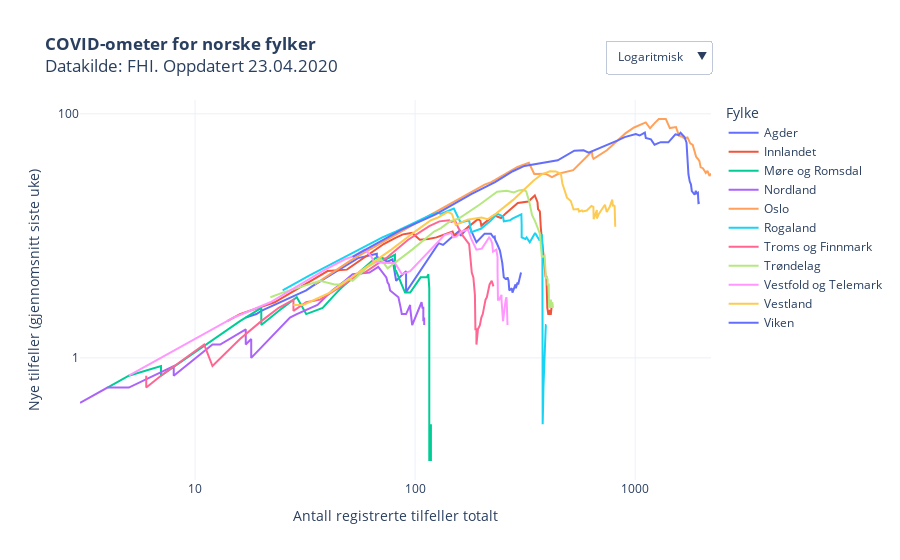

Write notebook code for a chart like this one.
### Code cell
kategori = [i for i in trejectory["Fylke"].unique()]
kategori.sort()

fig = px.scatter(trejectory, 
                 x="Totale tilfeller", 
                 y="Nye tilfeller", 
                 color="Fylke",
                 hover_name="Fylke",
                 hover_data=["variable"],
                 #animation_frame="variable",
                 #animation_group="RHF",
                 log_y=True,
                 log_x=True,
                 #category_orders={"Fylke": kategori}, 
                 #color_discrete_sequence=colorlist,
                 template = "plotly_white",
                 title = "<b>COVID-ometer for norske fylker</b><br>Datakilde: FHI. Oppdatert "+datetime.today().strftime('%d.%m.%Y'),
                 labels = {"Nye tilfeller": "Nye tilfeller (gjennomsnitt siste uke)", "variable": "Dato", "Totale tilfeller": "Antall registrerte tilfeller totalt"}    
                )

fig.update_layout(
    updatemenus = list([
    dict(type="dropdown", 
         #direction="left", 
         active=0,
         buttons=list([
            dict(label='Logaritmisk',
                 method='update',
                 args=[{'visible': [True]},
                       {'yaxis': {'type': 'log',
                                  "title": "Nye tilfeller (gjennomsnitt siste uke)",
                                  #"range":[0,9900],
                                  "nticks":3},
                       'xaxis': {'type': 'log',
                                 "title": "Antall registrerte tilfeller totalt",
                                "nticks":4}}
                      ]),
            dict(label='Lineær',
                 method='update',
                 args=[{'visible': [True]},
                       {'yaxis': {'type': 'linear',
                                  "title": "Nye tilfeller (gjennomsnitt siste uke)",
                                  #"range":[0,2000],
                                 },
                      'xaxis': {'type': 'linear',
                               "title": "Antall registrerte tilfeller totalt"}}])
            ]),
            showactive=True,
            x=1,
            xanchor="right",
            y=1.07,
            yanchor="bottom"
        )
    ]))

fig.update_yaxes(nticks=3)
fig.update_xaxes(nticks=4)

fig.update_traces(mode="lines")

fig.update_layout(autosize=True,
    #margin=dict(l=100, r=100, t=150, b=0),
    paper_bgcolor='rgba(0, 0, 0, 0)',
    #plot_bgcolor='rgb(248, 248, 255),'
                 )
                  
py.plot(fig, filename='COVID19_koronatrenden.html', auto_open=False)
fig.show()

### Figure 1 — Plotly figure (JSON) as saved in the notebook; plotly's stock layout.template omitted (floating-point values rounded to 4 significant figures)
{"data": [{"customdata": [["09 Mar"], ["10 Mar"], ["11 Mar"], ["12 Mar"], ["13 Mar"], ["14 Mar"], ["15 Mar"], ["16 Mar"], ["17 Mar"], ["18 Mar"], ["19 Mar"], ["20 Mar"], ["21 Mar"], ["22 Mar"], ["23 Mar"], ["24 Mar"], ["25 Mar"], ["26 Mar"], ["27 Mar"], ["28 Mar"], ["29 Mar"], ["30 Mar"], ["31 Mar"], ["01 Apr"], ["02 Apr"], ["03 Apr"], ["04 Apr"], ["05 Apr"], ["06 Apr"], ["07 Apr"], ["08 Apr"], ["09 Apr"], ["10 Apr"], ["11 Apr"], ["12 Apr"], ["13 Apr"], ["14 Apr"], ["15 Apr"], ["16 Apr"], ["17 Apr"], ["18 Apr"], ["19 Apr"], ["20 Apr"], ["21 Apr"], ["22 Apr"]], "hoverlabel": {"namelength": 0}, "hovertemplate": "<b>%{hovertext}</b><br><br>Fylke=Agder<br>Antall registrerte tilfeller totalt=%{x}<br>Nye tilfeller (gjennomsnitt siste uke)=%{y}<br>Dato=%{customdata[0]}", "hovertext": ["Agder", "Agder", "Agder", "Agder", "Agder", "Agder", "Agder", "Agder", "Agder", "Agder", "Agder", "Agder", "Agder", "Agder", "Agder", "Agder", "Agder", "Agder", "Agder", "Agder", "Agder", "Agder", "Agder", "Agder", "Agder", "Agder", "Agder", "Agder", "Agder", "Agder", "Agder", "Agder", "Agder", "Agder", "Agder", "Agder", "Agder", "Agder", "Agder", "Agder", "Agder", "Agder", "Agder", "Agder", "Agder"], "legendgroup": "Agder", "marker": {"color": "#636efa", "symbol": "circle"}, "mode": "lines", "name": "Agder", "showlegend": true, "type": "scatter", "x": [17, 19, 20, 32, 34, 52, 55, 67, 67, 67, 75, 79, 82, 91, 91, 92, 128, 134, 148, 159, 161, 166, 176, 190, 207, 221, 227, 230, 231, 236, 243, 249, 253, 258, 261, 263, 266, 268, 275, 277, 286, 287, 292, 294, 303], "xaxis": "x", "y": [2.143, 2.286, 2.429, 3.571, 3.857, 6.143, 6.571, 7.143, 6.857, 6.714, 6.143, 6.429, 4.286, 5.143, 3.429, 3.571, 8.714, 8.429, 9.857, 11, 10, 10.71, 12, 8.857, 10.43, 10.43, 9.714, 9.857, 9.286, 8.571, 7.571, 6, 4.571, 4.429, 4.429, 4.571, 4.286, 3.571, 3.714, 3.429, 4, 3.714, 4.143, 4, 5], "yaxis": "y"}, {"customdata": [["09 Mar"], ["10 Mar"], ["11 Mar"], ["12 Mar"], ["13 Mar"], ["14 Mar"], ["15 Mar"], ["16 Mar"], ["17 Mar"], ["18 Mar"], ["19 Mar"], ["20 Mar"], ["21 Mar"], ["22 Mar"], ["23 Mar"], ["24 Mar"], ["25 Mar"], ["26 Mar"], ["27 Mar"], ["28 Mar"], ["29 Mar"], ["30 Mar"], ["31 Mar"], ["01 Apr"], ["02 Apr"], ["03 Apr"], ["04 Apr"], ["05 Apr"], ["06 Apr"], ["07 Apr"], ["08 Apr"], ["09 Apr"], ["10 Apr"], ["11 Apr"], ["12 Apr"], ["13 Apr"], ["14 Apr"], ["15 Apr"], ["16 Apr"], ["17 Apr"], ["18 Apr"], ["19 Apr"], ["20 Apr"], ["21 Apr"], ["22 Apr"]], "hoverlabel": {"namelength": 0}, "hovertemplate": "<b>%{hovertext}</b><br><br>Fylke=Innlandet<br>Antall registrerte tilfeller totalt=%{x}<br>Nye tilfeller (gjennomsnitt siste uke)=%{y}<br>Dato=%{customdata[0]}", "hovertext": ["Innlandet", "Innlandet", "Innlandet", "Innlandet", "Innlandet", "Innlandet", "Innlandet", "Innlandet", "Innlandet", "Innlandet", "Innlandet", "Innlandet", "Innlandet", "Innlandet", "Innlandet", "Innlandet", "Innlandet", "Innlandet", "Innlandet", "Innlandet", "Innlandet", "Innlandet", "Innlandet", "Innlandet", "Innlandet", "Innlandet", "Innlandet", "Innlandet", "Innlandet", "Innlandet", "Innlandet", "Innlandet", "Innlandet", "Innlandet", "Innlandet", "Innlandet", "Innlandet", "Innlandet", "Innlandet", "Innlandet", "Innlandet", "Innlandet", "Innlandet", "Innlandet", "Innlandet"], "legendgroup": "Innlandet", "marker": {"color": "#EF553B", "symbol": "circle"}, "mode": "lines", "name": "Innlandet", "showlegend": true, "type": "scatter", "x": [14, 16, 23, 40, 49, 57, 72, 81, 88, 97, 105, 115, 125, 148, 151, 163, 193, 198, 200, 228, 246, 258, 293, 327, 344, 350, 360, 362, 369, 373, 381, 387, 389, 392, 395, 396, 398, 399, 403, 405, 409, 412, 412, 414, 418], "xaxis": "x", "y": [2, 2.286, 2.857, 5.143, 5.286, 6.429, 8.571, 9.571, 10.29, 10.57, 9.286, 9.429, 9.714, 10.86, 10, 10.71, 13.71, 13.29, 12.14, 14.71, 14, 15.29, 18.57, 19.14, 20.86, 21.43, 18.86, 16.57, 15.86, 11.43, 7.714, 6.143, 5.571, 4.571, 4.714, 3.857, 3.571, 2.571, 2.286, 2.286, 2.429, 2.429, 2.286, 2.286, 2.714], "yaxis": "y"}, {"customdata": [["09 Mar"], ["10 Mar"], ["11 Mar"], ["12 Mar"], ["13 Mar"], ["14 Mar"], ["15 Mar"], ["16 Mar"], ["17 Mar"], ["18 Mar"], ["19 Mar"], ["20 Mar"], ["21 Mar"], ["22 Mar"], ["23 Mar"], ["24 Mar"], ["25 Mar"], ["26 Mar"], ["27 Mar"], ["28 Mar"], ["29 Mar"], ["30 Mar"], ["31 Mar"], ["01 Apr"], ["02 Apr"], ["03 Apr"], ["04 Apr"], ["05 Apr"], ["06 Apr"], ["07 Apr"], ["08 Apr"], ["09 Apr"], ["10 Apr"], ["11 Apr"], ["12 Apr"], ["13 Apr"], ["14 Apr"], ["15 Apr"], ["16 Apr"], ["17 Apr"], ["18 Apr"], ["19 Apr"], ["20 Apr"], ["21 Apr"], ["22 Apr"]], "hoverlabel": {"namelength": 0}, "hovertemplate": "<b>%{hovertext}</b><br><br>Fylke=Møre og Romsdal<br>Antall registrerte tilfeller totalt=%{x}<br>Nye tilfeller (gjennomsnitt siste uke)=%{y}<br>Dato=%{customdata[0]}", "hovertext": ["Møre og Romsdal", "Møre og Romsdal", "Møre og Romsdal", "Møre og Romsdal", "Møre og Romsdal", "Møre og Romsdal", "Møre og Romsdal", "Møre og Romsdal", "Møre og Romsdal", "Møre og Romsdal", "Møre og Romsdal", "Møre og Romsdal", "Møre og Romsdal", "Møre og Romsdal", "Møre og Romsdal", "Møre og Romsdal", "Møre og Romsdal", "Møre og Romsdal", "Møre og Romsdal", "Møre og Romsdal", "Møre og Romsdal", "Møre og Romsdal", "Møre og Romsdal", "Møre og Romsdal", "Møre og Romsdal", "Møre og Romsdal", "Møre og Romsdal", "Møre og Romsdal", "Møre og Romsdal", "Møre og Romsdal", "Møre og Romsdal", "Møre og Romsdal", "Møre og Romsdal", "Møre og Romsdal", "Møre og Romsdal", "Møre og Romsdal", "Møre og Romsdal", "Møre og Romsdal", "Møre og Romsdal", "Møre og Romsdal", "Møre og Romsdal", "Møre og Romsdal", "Møre og Romsdal", "Møre og Romsdal", "Møre og Romsdal"], "legendgroup": "Møre og Romsdal", "marker": {"color": "#00cc96", "symbol": "circle"}, "mode": "lines", "name": "Møre og Romsdal", "showlegend": true, "type": "scatter", "x": [4, 5, 7, 7, 7, 16, 20, 20, 20, 20, 25, 29, 32, 38, 44, 46, 66, 71, 74, 81, 81, 81, 82, 90, 95, 106, 113, 115, 115, 115, 116, 116, 116, 116, 116, 117, 117, 117, 118, 118, 118, 118, 118, 118, 118], "xaxis": "x", "y": [0.5714, 0.7143, 0.8571, 0.7143, 0.7143, 2, 2.571, 2.286, 2.143, 1.857, 2.571, 3.143, 2.286, 2.571, 3.429, 3.714, 6.571, 6.571, 6.429, 7, 6.143, 5.286, 5.143, 3.429, 3.429, 4.571, 4.571, 4.857, 4.857, 4.714, 3.714, 3, 1.429, 0.4286, 0.1429, 0.2857, 0.2857, 0.1429, 0.2857, 0.2857, 0.2857, 0.2857, 0.1429, 0.1429, 0.1429], "yaxis": "y"}, {"customdata": [["09 Mar"], ["10 Mar"], ["11 Mar"], ["12 Mar"], ["13 Mar"], ["14 Mar"], ["15 Mar"], ["16 Mar"], ["17 Mar"], ["18 Mar"], ["19 Mar"], ["20 Mar"], ["21 Mar"], ["22 Mar"], ["23 Mar"], ["24 Mar"], ["25 Mar"], ["26 Mar"], ["27 Mar"], ["28 Mar"], ["29 Mar"], ["30 Mar"], ["31 Mar"], ["01 Apr"], ["02 Apr"], ["03 Apr"], ["04 Apr"], ["05 Apr"], ["06 Apr"], ["07 Apr"], ["08 Apr"], ["09 Apr"], ["10 Apr"], ["11 Apr"], ["12 Apr"], ["13 Apr"], ["14 Apr"], ["15 Apr"], ["16 Apr"], ["17 Apr"], ["18 Apr"], ["19 Apr"], ["20 Apr"], ["21 Apr"], ["22 Apr"]], "hoverlabel": {"namelength": 0}, "hovertemplate": "<b>%{hovertext}</b><br><br>Fylke=Nordland<br>Antall registrerte tilfeller totalt=%{x}<br>Nye tilfeller (gjennomsnitt siste uke)=%{y}<br>Dato=%{customdata[0]}", "hovertext": ["Nordland", "Nordland", "Nordland", "Nordland", "Nordland", "Nordland", "Nordland", "Nordland", "Nordland", "Nordland", "Nordland", "Nordland", "Nordland", "Nordland", "Nordland", "Nordland", "Nordland", "Nordland", "Nordland", "Nordland", "Nordland", "Nordland", "Nordland", "Nordland", "Nordland", "Nordland", "Nordland", "Nordland", "Nordland", "Nordland", "Nordland", "Nordland", "Nordland", "Nordland", "Nordland", "Nordland", "Nordland", "Nordland", "Nordland", "Nordland", "Nordland", "Nordland", "Nordland", "Nordland", "Nordland"], "legendgroup": "Nordland", "marker": {"color": "#ab63fa", "symbol": "circle"}, "mode": "lines", "name": "Nordland", "showlegend": true, "type": "scatter", "x": [3, 3, 3, 4, 5, 8, 8, 11, 11, 12, 13, 17, 17, 18, 18, 18, 27, 29, 36, 42, 46, 48, 52, 62, 68, 71, 74, 75, 76, 77, 84, 86, 87, 90, 91, 95, 95, 97, 104, 107, 108, 109, 109, 110, 110], "xaxis": "x", "y": [0.4286, 0.4286, 0.4286, 0.5714, 0.5714, 0.8571, 0.7143, 1.143, 1.143, 1.286, 1.286, 1.714, 1.286, 1.429, 1, 1, 2.143, 2.286, 2.714, 3.571, 4, 4.286, 4.857, 5, 5.571, 5, 4.571, 4.143, 4, 3.571, 3.143, 2.571, 2.286, 2.286, 2.286, 2.714, 2.571, 1.857, 2.571, 2.857, 2.571, 2.571, 2, 2.143, 1.857], "yaxis": "y"}, {"customdata": [["09 Mar"], ["10 Mar"], ["11 Mar"], ["12 Mar"], ["13 Mar"], ["14 Mar"], ["15 Mar"], ["16 Mar"], ["17 Mar"], ["18 Mar"], ["19 Mar"], ["20 Mar"], ["21 Mar"], ["22 Mar"], ["23 Mar"], ["24 Mar"], ["25 Mar"], ["26 Mar"], ["27 Mar"], ["28 Mar"], ["29 Mar"], ["30 Mar"], ["31 Mar"], ["01 Apr"], ["02 Apr"], ["03 Apr"], ["04 Apr"], ["05 Apr"], ["06 Apr"], ["07 Apr"], ["08 Apr"], ["09 Apr"], ["10 Apr"], ["11 Apr"], ["12 Apr"], ["13 Apr"], ["14 Apr"], ["15 Apr"], ["16 Apr"], ["17 Apr"], ["18 Apr"], ["19 Apr"], ["20 Apr"], ["21 Apr"], ["22 Apr"]], "hoverlabel": {"namelength": 0}, "hovertemplate": "<b>%{hovertext}</b><br><br>Fylke=Oslo<br>Antall registrerte tilfeller totalt=%{x}<br>Nye tilfeller (gjennomsnitt siste uke)=%{y}<br>Dato=%{customdata[0]}", "hovertext": ["Oslo", "Oslo", "Oslo", "Oslo", "Oslo", "Oslo", "Oslo", "Oslo", "Oslo", "Oslo", "Oslo", "Oslo", "Oslo", "Oslo", "Oslo", "Oslo", "Oslo", "Oslo", "Oslo", "Oslo", "Oslo", "Oslo", "Oslo", "Oslo", "Oslo", "Oslo", "Oslo", "Oslo", "Oslo", "Oslo", "Oslo", "Oslo", "Oslo", "Oslo", "Oslo", "Oslo", "Oslo", "Oslo", "Oslo", "Oslo", "Oslo", "Oslo", "Oslo", "Oslo", "Oslo"], "legendgroup": "Oslo", "marker": {"color": "#FFA15A", "symbol": "circle"}, "mode": "lines", "name": "Oslo", "showlegend": true, "type": "scatter", "x": [35, 51, 123, 166, 207, 222, 281, 292, 329, 348, 392, 419, 448, 523, 636, 640, 647, 744, 903, 989, 1118, 1169, 1233, 1281, 1379, 1438, 1534, 1582, 1626, 1673, 1730, 1780, 1827, 1866, 1893, 1926, 1960, 1985, 2031, 2066, 2095, 2132, 2156, 2177, 2212], "xaxis": "x", "y": [4, 6.286, 15.57, 21.14, 26.29, 27.57, 35.14, 36.71, 39.71, 32.14, 32.29, 30.29, 32.29, 34.57, 49.14, 44.43, 42.71, 50.29, 69.14, 77.29, 85, 76.14, 84.71, 90.57, 90.71, 76.43, 77.86, 66.29, 65.29, 62.86, 64.14, 57.29, 55.57, 47.43, 44.43, 42.86, 41, 36.43, 35.86, 34.14, 32.71, 34.14, 32.86, 31, 32.43], "yaxis": "y"}, {"customdata": [["09 Mar"], ["10 Mar"], ["11 Mar"], ["12 Mar"], ["13 Mar"], ["14 Mar"], ["15 Mar"], ["16 Mar"], ["17 Mar"], ["18 Mar"], ["19 Mar"], ["20 Mar"], ["21 Mar"], ["22 Mar"], ["23 Mar"], ["24 Mar"], ["25 Mar"], ["26 Mar"], ["27 Mar"], ["28 Mar"], ["29 Mar"], ["30 Mar"], ["31 Mar"], ["01 Apr"], ["02 Apr"], ["03 Apr"], ["04 Apr"], ["05 Apr"], ["06 Apr"], ["07 Apr"], ["08 Apr"], ["09 Apr"], ["10 Apr"], ["11 Apr"], ["12 Apr"], ["13 Apr"], ["14 Apr"], ["15 Apr"], ["16 Apr"], ["17 Apr"], ["18 Apr"], ["19 Apr"], ["20 Apr"], ["21 Apr"], ["22 Apr"]], "hoverlabel": {"namelength": 0}, "hovertemplate": "<b>%{hovertext}</b><br><br>Fylke=Rogaland<br>Antall registrerte tilfeller totalt=%{x}<br>Nye tilfeller (gjennomsnitt siste uke)=%{y}<br>Dato=%{customdata[0]}", "hovertext": ["Rogaland", "Rogaland", "Rogaland", "Rogaland", "Rogaland", "Rogaland", "Rogaland", "Rogaland", "Rogaland", "Rogaland", "Rogaland", "Rogaland", "Rogaland", "Rogaland", "Rogaland", "Rogaland", "Rogaland", "Rogaland", "Rogaland", "Rogaland", "Rogaland", "Rogaland", "Rogaland", "Rogaland", "Rogaland", "Rogaland", "Rogaland", "Rogaland", "Rogaland", "Rogaland", "Rogaland", "Rogaland", "Rogaland", "Rogaland", "Rogaland", "Rogaland", "Rogaland", "Rogaland", "Rogaland", "Rogaland", "Rogaland", "Rogaland", "Rogaland", "Rogaland", "Rogaland"], "legendgroup": "Rogaland", "marker": {"color": "#19d3f3", "symbol": "circle"}, "mode": "lines", "name": "Rogaland", "showlegend": true, "type": "scatter", "x": [25, 33, 71, 82, 105, 119, 127, 131, 150, 161, 176, 180, 199, 219, 237, 251, 253, 270, 277, 304, 305, 305, 317, 321, 332, 351, 368, 372, 377, 378, 379, 379, 379, 379, 380, 380, 380, 382, 383, 387, 391, 391, 392, 393, 395], "xaxis": "x", "y": [3.571, 4.714, 9.714, 10.86, 13.43, 15, 15.43, 15.14, 16.71, 12.86, 13.43, 10.71, 11.43, 13.14, 15.14, 14.43, 13.14, 13.43, 13.86, 15, 12.29, 9.714, 9.429, 9.714, 8.857, 10.57, 9.143, 9.571, 10.29, 8.714, 8.286, 6.714, 4, 1.571, 1.143, 0.4286, 0.2857, 0.4286, 0.5714, 1.143, 1.714, 1.571, 1.714, 1.857, 1.857], "yaxis": "y"}, {"customdata": [["09 Mar"], ["10 Mar"], ["11 Mar"], ["12 Mar"], ["13 Mar"], ["14 Mar"], ["15 Mar"], ["16 Mar"], ["17 Mar"], ["18 Mar"], ["19 Mar"], ["20 Mar"], ["21 Mar"], ["22 Mar"], ["23 Mar"], ["24 Mar"], ["25 Mar"], ["26 Mar"], ["27 Mar"], ["28 Mar"], ["29 Mar"], ["30 Mar"], ["31 Mar"], ["01 Apr"], ["02 Apr"], ["03 Apr"], ["04 Apr"], ["05 Apr"], ["06 Apr"], ["07 Apr"], ["08 Apr"], ["09 Apr"], ["10 Apr"], ["11 Apr"], ["12 Apr"], ["13 Apr"], ["14 Apr"], ["15 Apr"], ["16 Apr"], ["17 Apr"], ["18 Apr"], ["19 Apr"], ["20 Apr"], ["21 Apr"], ["22 Apr"]], "hoverlabel": {"namelength": 0}, "hovertemplate": "<b>%{hovertext}</b><br><br>Fylke=Troms og Finnmark<br>Antall registrerte tilfeller totalt=%{x}<br>Nye tilfeller (gjennomsnitt siste uke)=%{y}<br>Dato=%{customdata[0]}", "hovertext": ["Troms og Finnmark", "Troms og Finnmark", "Troms og Finnmark", "Troms og Finnmark", "Troms og Finnmark", "Troms og Finnmark", "Troms og Finnmark", "Troms og Finnmark", "Troms og Finnmark", "Troms og Finnmark", "Troms og Finnmark", "Troms og Finnmark", "Troms og Finnmark", "Troms og Finnmark", "Troms og Finnmark", "Troms og Finnmark", "Troms og Finnmark", "Troms og Finnmark", "Troms og Finnmark", "Troms og Finnmark", "Troms og Finnmark", "Troms og Finnmark", "Troms og Finnmark", "Troms og Finnmark", "Troms og Finnmark", "Troms og Finnmark", "Troms og Finnmark", "Troms og Finnmark", "Troms og Finnmark", "Troms og Finnmark", "Troms og Finnmark", "Troms og Finnmark", "Troms og Finnmark", "Troms og Finnmark", "Troms og Finnmark", "Troms og Finnmark", "Troms og Finnmark", "Troms og Finnmark", "Troms og Finnmark", "Troms og Finnmark", "Troms og Finnmark", "Troms og Finnmark", "Troms og Finnmark", "Troms og Finnmark", "Troms og Finnmark"], "legendgroup": "Troms og Finnmark", "marker": {"color": "#FF6692", "symbol": "circle"}, "mode": "lines", "name": "Troms og Finnmark", "showlegend": true, "type": "scatter", "x": [6, 6, 7, 11, 12, 16, 20, 21, 24, 28, 28, 32, 37, 49, 55, 59, 75, 93, 116, 129, 143, 146, 152, 157, 164, 176, 178, 181, 181, 184, 185, 187, 188, 190, 190, 193, 197, 200, 203, 209, 212, 218, 223, 225, 227], "xaxis": "x", "y": [0.7143, 0.5714, 0.7143, 1.286, 0.8571, 1.429, 2, 2.143, 2.571, 3, 2.429, 2.857, 3, 4.143, 4.857, 5, 6.714, 9.286, 12, 13.14, 13.43, 13, 13.29, 11.71, 10.14, 8.571, 7, 5.429, 5, 4.571, 4, 3.286, 1.714, 1.714, 1.286, 1.714, 1.857, 2.143, 2.286, 3, 3.143, 4, 4.286, 4, 3.857], "yaxis": "y"}, {"customdata": [["09 Mar"], ["10 Mar"], ["11 Mar"], ["12 Mar"], ["13 Mar"], ["14 Mar"], ["15 Mar"], ["16 Mar"], ["17 Mar"], ["18 Mar"], ["19 Mar"], ["20 Mar"], ["21 Mar"], ["22 Mar"], ["23 Mar"], ["24 Mar"], ["25 Mar"], ["26 Mar"], ["27 Mar"], ["28 Mar"], ["29 Mar"], ["30 Mar"], ["31 Mar"], ["01 Apr"], ["02 Apr"], ["03 Apr"], ["04 Apr"], ["05 Apr"], ["06 Apr"], ["07 Apr"], ["08 Apr"], ["09 Apr"], ["10 Apr"], ["11 Apr"], ["12 Apr"], ["13 Apr"], ["14 Apr"], ["15 Apr"], ["16 Apr"], ["17 Apr"], ["18 Apr"], ["19 Apr"], ["20 Apr"], ["21 Apr"], ["22 Apr"]], "hoverlabel": {"namelength": 0}, "hovertemplate": "<b>%{hovertext}</b><br><br>Fylke=Trøndelag<br>Antall registrerte tilfeller totalt=%{x}<br>Nye tilfeller (gjennomsnitt siste uke)=%{y}<br>Dato=%{customdata[0]}", "hovertext": ["Trøndelag", "Trøndelag", "Trøndelag", "Trøndelag", "Trøndelag", "Trøndelag", "Trøndelag", "Trøndelag", "Trøndelag", "Trøndelag", "Trøndelag", "Trøndelag", "Trøndelag", "Trøndelag", "Trøndelag", "Trøndelag", "Trøndelag", "Trøndelag", "Trøndelag", "Trøndelag", "Trøndelag", "Trøndelag", "Trøndelag", "Trøndelag", "Trøndelag", "Trøndelag", "Trøndelag", "Trøndelag", "Trøndelag", "Trøndelag", "Trøndelag", "Trøndelag", "Trøndelag", "Trøndelag", "Trøndelag", "Trøndelag", "Trøndelag", "Trøndelag", "Trøndelag", "Trøndelag", "Trøndelag", "Trøndelag", "Trøndelag", "Trøndelag", "Trøndelag"], "legendgroup": "Trøndelag", "marker": {"color": "#B6E880", "symbol": "circle"}, "mode": "lines", "name": "Trøndelag", "showlegend": true, "type": "scatter", "x": [22, 22, 25, 37, 43, 46, 50, 52, 61, 70, 75, 97, 122, 131, 144, 158, 196, 236, 261, 281, 296, 311, 320, 330, 340, 352, 361, 369, 372, 375, 377, 388, 391, 393, 400, 400, 403, 405, 406, 410, 414, 418, 420, 422, 423], "xaxis": "x", "y": [3.143, 3.143, 3.429, 4.286, 4, 4, 4.429, 4.286, 5.571, 6.429, 5.429, 7.714, 10.86, 11.57, 13.14, 13.86, 18, 23, 23.43, 22.71, 23.57, 23.86, 23.14, 19.14, 14.86, 13, 11.43, 10.43, 8.714, 7.857, 6.714, 6.857, 5.571, 4.571, 4.429, 4, 4, 4, 2.571, 2.714, 3, 2.571, 2.857, 2.714, 2.571], "yaxis": "y"}, {"customdata": [["09 Mar"], ["10 Mar"], ["11 Mar"], ["12 Mar"], ["13 Mar"], ["14 Mar"], ["15 Mar"], ["16 Mar"], ["17 Mar"], ["18 Mar"], ["19 Mar"], ["20 Mar"], ["21 Mar"], ["22 Mar"], ["23 Mar"], ["24 Mar"], ["25 Mar"], ["26 Mar"], ["27 Mar"], ["28 Mar"], ["29 Mar"], ["30 Mar"], ["31 Mar"], ["01 Apr"], ["02 Apr"], ["03 Apr"], ["04 Apr"], ["05 Apr"], ["06 Apr"], ["07 Apr"], ["08 Apr"], ["09 Apr"], ["10 Apr"], ["11 Apr"], ["12 Apr"], ["13 Apr"], ["14 Apr"], ["15 Apr"], ["16 Apr"], ["17 Apr"], ["18 Apr"], ["19 Apr"], ["20 Apr"], ["21 Apr"], ["22 Apr"]], "hoverlabel": {"namelength": 0}, "hovertemplate": "<b>%{hovertext}</b><br><br>Fylke=Vestfold og Telemark<br>Antall registrerte tilfeller totalt=%{x}<br>Nye tilfeller (gjennomsnitt siste uke)=%{y}<br>Dato=%{customdata[0]}", "hovertext": ["Vestfold og Telemark", "Vestfold og Telemark", "Vestfold og Telemark", "Vestfold og Telemark", "Vestfold og Telemark", "Vestfold og Telemark", "Vestfold og Telemark", "Vestfold og Telemark", "Vestfold og Telemark", "Vestfold og Telemark", "Vestfold og Telemark", "Vestfold og Telemark", "Vestfold og Telemark", "Vestfold og Telemark", "Vestfold og Telemark", "Vestfold og Telemark", "Vestfold og Telemark", "Vestfold og Telemark", "Vestfold og Telemark", "Vestfold og Telemark", "Vestfold og Telemark", "Vestfold og Telemark", "Vestfold og Telemark", "Vestfold og Telemark", "Vestfold og Telemark", "Vestfold og Telemark", "Vestfold og Telemark", "Vestfold og Telemark", "Vestfold og Telemark", "Vestfold og Telemark", "Vestfold og Telemark", "Vestfold og Telemark", "Vestfold og Telemark", "Vestfold og Telemark", "Vestfold og Telemark", "Vestfold og Telemark", "Vestfold og Telemark", "Vestfold og Telemark", "Vestfold og Telemark", "Vestfold og Telemark", "Vestfold og Telemark", "Vestfold og Telemark", "Vestfold og Telemark", "Vestfold og Telemark", "Vestfold og Telemark"], "legendgroup": "Vestfold og Telemark", "marker": {"color": "#FF97FF", "symbol": "circle"}, "mode": "lines", "name": "Vestfold og Telemark", "showlegend": true, "type": "scatter", "x": [5, 5, 15, 22, 30, 39, 48, 53, 59, 63, 65, 72, 81, 85, 87, 95, 114, 136, 146, 149, 154, 163, 174, 180, 190, 201, 217, 220, 224, 226, 234, 237, 237, 238, 241, 247, 247, 250, 251, 258, 260, 261, 261, 263, 263], "xaxis": "x", "y": [0.7143, 0.7143, 2.143, 2.857, 4, 5.286, 6.429, 6.857, 7.714, 6.857, 6.143, 6, 6, 5.286, 4.857, 5.143, 7.286, 10.14, 10.57, 9.714, 9.857, 10.86, 11.29, 9.429, 7.714, 7.857, 9.714, 9.429, 8.714, 7.429, 7.714, 6.714, 5.143, 3, 3, 3.286, 3, 2.286, 2, 3, 3.143, 2.857, 2, 2.286, 1.857], "yaxis": "y"}, {"customdata": [["09 Mar"], ["10 Mar"], ["11 Mar"], ["12 Mar"], ["13 Mar"], ["14 Mar"], ["15 Mar"], ["16 Mar"], ["17 Mar"], ["18 Mar"], ["19 Mar"], ["20 Mar"], ["21 Mar"], ["22 Mar"], ["23 Mar"], ["24 Mar"], ["25 Mar"], ["26 Mar"], ["27 Mar"], ["28 Mar"], ["29 Mar"], ["30 Mar"], ["31 Mar"], ["01 Apr"], ["02 Apr"], ["03 Apr"], ["04 Apr"], ["05 Apr"], ["06 Apr"], ["07 Apr"], ["08 Apr"], ["09 Apr"], ["10 Apr"], ["11 Apr"], ["12 Apr"], ["13 Apr"], ["14 Apr"], ["15 Apr"], ["16 Apr"], ["17 Apr"], ["18 Apr"], ["19 Apr"], ["20 Apr"], ["21 Apr"], ["22 Apr"]], "hoverlabel": {"namelength": 0}, "hovertemplate": "<b>%{hovertext}</b><br><br>Fylke=Vestland<br>Antall registrerte tilfeller totalt=%{x}<br>Nye tilfeller (gjennomsnitt siste uke)=%{y}<br>Dato=%{customdata[0]}", "hovertext": ["Vestland", "Vestland", "Vestland", "Vestland", "Vestland", "Vestland", "Vestland", "Vestland", "Vestland", "Vestland", "Vestland", "Vestland", "Vestland", "Vestland", "Vestland", "Vestland", "Vestland", "Vestland", "Vestland", "Vestland", "Vestland", "Vestland", "Vestland", "Vestland", "Vestland", "Vestland", "Vestland", "Vestland", "Vestland", "Vestland", "Vestland", "Vestland", "Vestland", "Vestland", "Vestland", "Vestland", "Vestland", "Vestland", "Vestland", "Vestland", "Vestland", "Vestland", "Vestland", "Vestland", "Vestland"], "legendgroup": "Vestland", "marker": {"color": "#FECB52", "symbol": "circle"}, "mode": "lines", "name": "Vestland", "showlegend": true, "type": "scatter", "x": [28, 31, 41, 67, 78, 101, 118, 127, 141, 147, 153, 173, 200, 214, 234, 279, 346, 375, 410, 436, 445, 460, 467, 490, 510, 525, 552, 556, 573, 578, 603, 633, 646, 648, 670, 670, 684, 729, 743, 767, 787, 792, 795, 807, 812], "xaxis": "x", "y": [2.714, 2.714, 3.429, 6.429, 7.714, 11, 13.43, 14.14, 15.71, 15.14, 12.29, 13.57, 14.14, 13.71, 15.29, 19.71, 28.43, 31.71, 33.86, 33.71, 33, 32.29, 26.86, 20.57, 19.29, 16.43, 16.57, 15.86, 16.14, 15.86, 16.14, 17.57, 17.29, 13.71, 16.29, 13.86, 15.14, 18, 15.71, 17.29, 19.86, 17.43, 17.86, 17.57, 11.86], "yaxis": "y"}, {"customdata": [["09 Mar"], ["10 Mar"], ["11 Mar"], ["12 Mar"], ["13 Mar"], ["14 Mar"], ["15 Mar"], ["16 Mar"], ["17 Mar"], ["18 Mar"], ["19 Mar"], ["20 Mar"], ["21 Mar"], ["22 Mar"], ["23 Mar"], ["24 Mar"], ["25 Mar"], ["26 Mar"], ["27 Mar"], ["28 Mar"], ["29 Mar"], ["30 Mar"], ["31 Mar"], ["01 Apr"], ["02 Apr"], ["03 Apr"], ["04 Apr"], ["05 Apr"], ["06 Apr"], ["07 Apr"], ["08 Apr"], ["09 Apr"], ["10 Apr"], ["11 Apr"], ["12 Apr"], ["13 Apr"], ["14 Apr"], ["15 Apr"], ["16 Apr"], ["17 Apr"], ["18 Apr"], ["19 Apr"], ["20 Apr"], ["21 Apr"], ["22 Apr"]], "hoverlabel": {"namelength": 0}, "hovertemplate": "<b>%{hovertext}</b><br><br>Fylke=Viken<br>Antall registrerte tilfeller totalt=%{x}<br>Nye tilfeller (gjennomsnitt siste uke)=%{y}<br>Dato=%{customdata[0]}", "hovertext": ["Viken", "Viken", "Viken", "Viken", "Viken", "Viken", "Viken", "Viken", "Viken", "Viken", "Viken", "Viken", "Viken", "Viken", "Viken", "Viken", "Viken", "Viken", "Viken", "Viken", "Viken", "Viken", "Viken", "Viken", "Viken", "Viken", "Viken", "Viken", "Viken", "Viken", "Viken", "Viken", "Viken", "Viken", "Viken", "Viken", "Viken", "Viken", "Viken", "Viken", "Viken", "Viken", "Viken", "Viken", "Viken"], "legendgroup": "Viken", "marker": {"color": "#636efa", "symbol": "circle"}, "mode": "lines", "name": "Viken", "showlegend": true, "type": "scatter", "x": [52, 86, 124, 154, 180, 231, 278, 314, 358, 410, 445, 529, 583, 615, 674, 748, 834, 896, 1007, 1048, 1107, 1118, 1180, 1225, 1306, 1416, 1524, 1576, 1608, 1647, 1677, 1712, 1723, 1747, 1771, 1793, 1810, 1836, 1864, 1887, 1903, 1929, 1933, 1940, 1967], "xaxis": "x", "y": [6.714, 11.14, 15, 18.71, 22, 27.57, 33.86, 37.43, 38.86, 40.86, 41.57, 49.86, 50.29, 48.14, 51.43, 55.71, 60.57, 64.43, 68.29, 66.43, 70.29, 63.43, 61.71, 55.86, 58.57, 58.43, 68, 67, 70, 66.71, 64.57, 58, 43.86, 31.86, 27.86, 26.43, 23.29, 22.71, 21.71, 23.43, 22.29, 22.57, 20, 18.57, 18.71], "yaxis": "y"}], "layout": {"autosize": true, "legend": {"title": {"text": "Fylke"}, "tracegroupgap": 0}, "paper_bgcolor": "rgba(0, 0, 0, 0)", "title": {"text": "<b>COVID-ometer for norske fylker</b><br>Datakilde: FHI. Oppdatert 23.04.2020"}, "updatemenus": [{"active": 0, "buttons": [{"args": [{"visible": [true]}, {"xaxis": {"nticks": 4, "title": "Antall registrerte tilfeller totalt", "type": "log"}, "yaxis": {"nticks": 3, "title": "Nye tilfeller (gjennomsnitt siste uke)", "type": "log"}}], "label": "Logaritmisk", "method": "update"}, {"args": [{"visible": [true]}, {"xaxis": {"title": "Antall registrerte tilfeller totalt", "type": "linear"}, "yaxis": {"title": "Nye tilfeller (gjennomsnitt siste uke)", "type": "linear"}}], "label": "Lineær", "method": "update"}], "showactive": true, "type": "dropdown", "x": 1, "xanchor": "right", "y": 1.07, "yanchor": "bottom"}], "xaxis": {"anchor": "y", "domain": [0, 1], "nticks": 4, "title": {"text": "Antall registrerte tilfeller totalt"}, "type": "log"}, "yaxis": {"anchor": "x", "domain": [0, 1], "nticks": 3, "title": {"text": "Nye tilfeller (gjennomsnitt siste uke)"}, "type": "log"}}}
